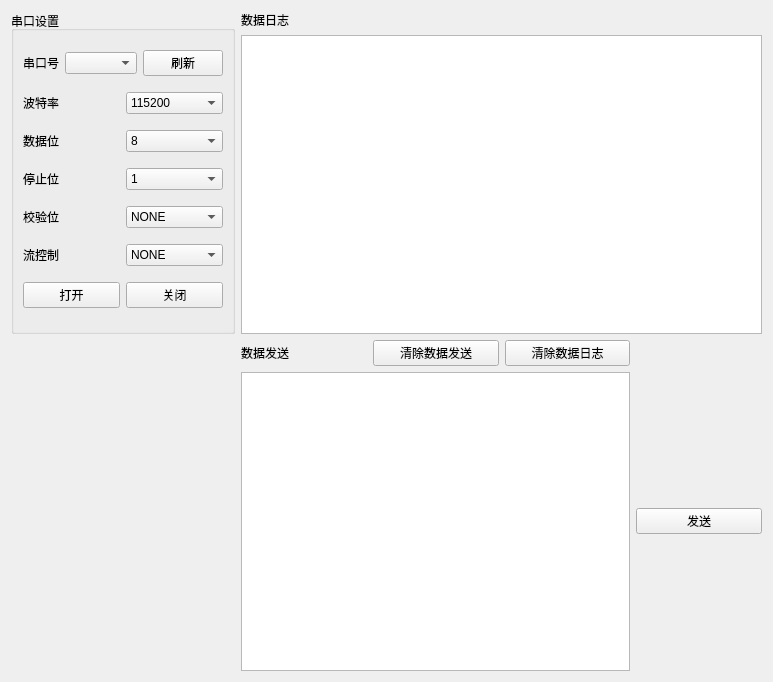
<?xml version="1.0" encoding="UTF-8"?>
<ui version="4.0">
 <class>SerialPortWidget</class>
 <widget class="QWidget" name="SerialPortWidget">
  <property name="geometry">
   <rect>
    <x>0</x>
    <y>0</y>
    <width>773</width>
    <height>682</height>
   </rect>
  </property>
  <property name="windowTitle">
   <string>Form</string>
  </property>
  <layout class="QGridLayout" name="gridLayout">
   <item row="2" column="3">
    <widget class="QPushButton" name="clearLogBtn">
     <property name="text">
      <string>清除数据日志</string>
     </property>
    </widget>
   </item>
   <item row="0" column="1">
    <widget class="QLabel" name="logLabel">
     <property name="text">
      <string>数据日志</string>
     </property>
    </widget>
   </item>
   <item row="1" column="1" colspan="4">
    <widget class="QTextEdit" name="logTextEdit"/>
   </item>
   <item row="3" column="1" colspan="3">
    <widget class="QTextEdit" name="sendTextEdit"/>
   </item>
   <item row="2" column="2">
    <widget class="QPushButton" name="clearSendBtn">
     <property name="text">
      <string>清除数据发送</string>
     </property>
    </widget>
   </item>
   <item row="3" column="4">
    <widget class="QPushButton" name="sendBtn">
     <property name="text">
      <string>发送</string>
     </property>
    </widget>
   </item>
   <item row="2" column="1">
    <widget class="QLabel" name="sendLabel">
     <property name="text">
      <string>数据发送</string>
     </property>
    </widget>
   </item>
   <item row="0" column="0" rowspan="2">
    <widget class="QGroupBox" name="setGroupBox">
     <property name="title">
      <string>串口设置</string>
     </property>
     <layout class="QVBoxLayout" name="verticalLayout">
      <item>
       <layout class="QHBoxLayout" name="horizontalLayout">
        <item>
         <widget class="QLabel" name="portLabel">
          <property name="text">
           <string>串口号</string>
          </property>
         </widget>
        </item>
        <item>
         <widget class="QComboBox" name="portComboBox"/>
        </item>
        <item>
         <widget class="QPushButton" name="refreshBtn">
          <property name="text">
           <string>刷新</string>
          </property>
         </widget>
        </item>
       </layout>
      </item>
      <item>
       <layout class="QHBoxLayout" name="horizontalLayout_2">
        <item>
         <widget class="QLabel" name="baudRateLabel">
          <property name="text">
           <string>波特率</string>
          </property>
         </widget>
        </item>
        <item>
         <widget class="QComboBox" name="baudRateComboBox">
          <item>
           <property name="text">
            <string>115200</string>
           </property>
          </item>
          <item>
           <property name="text">
            <string>9600</string>
           </property>
          </item>
         </widget>
        </item>
       </layout>
      </item>
      <item>
       <layout class="QHBoxLayout" name="horizontalLayout_3">
        <item>
         <widget class="QLabel" name="dataLabel">
          <property name="text">
           <string>数据位</string>
          </property>
         </widget>
        </item>
        <item>
         <widget class="QComboBox" name="dataComboBox">
          <item>
           <property name="text">
            <string>8</string>
           </property>
          </item>
          <item>
           <property name="text">
            <string>7</string>
           </property>
          </item>
          <item>
           <property name="text">
            <string>6</string>
           </property>
          </item>
          <item>
           <property name="text">
            <string>5</string>
           </property>
          </item>
         </widget>
        </item>
       </layout>
      </item>
      <item>
       <layout class="QHBoxLayout" name="horizontalLayout_4">
        <item>
         <widget class="QLabel" name="stopLabel">
          <property name="text">
           <string>停止位</string>
          </property>
         </widget>
        </item>
        <item>
         <widget class="QComboBox" name="stopComboBox">
          <item>
           <property name="text">
            <string>1</string>
           </property>
          </item>
          <item>
           <property name="text">
            <string>1.5</string>
           </property>
          </item>
          <item>
           <property name="text">
            <string>2</string>
           </property>
          </item>
         </widget>
        </item>
       </layout>
      </item>
      <item>
       <layout class="QHBoxLayout" name="horizontalLayout_5">
        <item>
         <widget class="QLabel" name="parityLabel">
          <property name="text">
           <string>校验位</string>
          </property>
         </widget>
        </item>
        <item>
         <widget class="QComboBox" name="parityComboBox">
          <item>
           <property name="text">
            <string>NONE</string>
           </property>
          </item>
          <item>
           <property name="text">
            <string>ODD</string>
           </property>
          </item>
          <item>
           <property name="text">
            <string>EVEN</string>
           </property>
          </item>
          <item>
           <property name="text">
            <string>MARK</string>
           </property>
          </item>
          <item>
           <property name="text">
            <string>SPACE</string>
           </property>
          </item>
         </widget>
        </item>
       </layout>
      </item>
      <item>
       <layout class="QHBoxLayout" name="horizontalLayout_6">
        <item>
         <widget class="QLabel" name="flowLabel">
          <property name="text">
           <string>流控制</string>
          </property>
         </widget>
        </item>
        <item>
         <widget class="QComboBox" name="flowComboBox">
          <item>
           <property name="text">
            <string>NONE</string>
           </property>
          </item>
          <item>
           <property name="text">
            <string>XON/XOFF</string>
           </property>
          </item>
          <item>
           <property name="text">
            <string>RTS/CTS</string>
           </property>
          </item>
         </widget>
        </item>
       </layout>
      </item>
      <item>
       <layout class="QHBoxLayout" name="horizontalLayout_7">
        <item>
         <widget class="QPushButton" name="openBtn">
          <property name="text">
           <string>打开</string>
          </property>
         </widget>
        </item>
        <item>
         <widget class="QPushButton" name="closeBtn">
          <property name="text">
           <string>关闭</string>
          </property>
         </widget>
        </item>
       </layout>
      </item>
     </layout>
    </widget>
   </item>
  </layout>
 </widget>
 <resources/>
 <connections/>
</ui>
